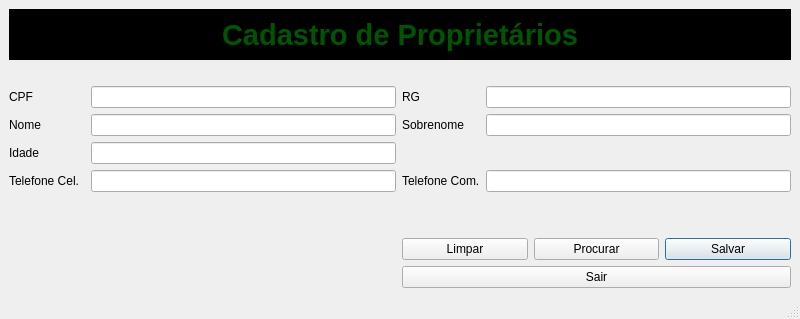
<?xml version="1.0" encoding="UTF-8"?>
<ui version="4.0">
 <class>Proprietarios</class>
 <widget class="QMainWindow" name="Proprietarios">
  <property name="geometry">
   <rect>
    <x>0</x>
    <y>0</y>
    <width>800</width>
    <height>319</height>
   </rect>
  </property>
  <property name="minimumSize">
   <size>
    <width>800</width>
    <height>319</height>
   </size>
  </property>
  <property name="windowTitle">
   <string>Cadastro de Proprietários</string>
  </property>
  <widget class="QWidget" name="centralwidget">
   <layout class="QGridLayout" name="gridLayout">
    <item row="6" column="0">
     <widget class="QLabel" name="label_6">
      <property name="text">
       <string>Telefone Cel.</string>
      </property>
      <property name="buddy">
       <cstring>label_6</cstring>
      </property>
     </widget>
    </item>
    <item row="4" column="2">
     <widget class="QLineEdit" name="txtNome"/>
    </item>
    <item row="10" column="3" colspan="2">
     <layout class="QHBoxLayout" name="horizontalLayout_2">
      <item>
       <widget class="QPushButton" name="btnLimapr">
        <property name="text">
         <string>Limpar</string>
        </property>
       </widget>
      </item>
      <item>
       <widget class="QPushButton" name="btnProcurar">
        <property name="text">
         <string>Procurar</string>
        </property>
       </widget>
      </item>
      <item>
       <widget class="QPushButton" name="btnSalvar">
        <property name="text">
         <string>Salvar</string>
        </property>
        <property name="shortcut">
         <string>Ctrl+S</string>
        </property>
        <property name="autoRepeatInterval">
         <number>100</number>
        </property>
        <property name="autoDefault">
         <bool>true</bool>
        </property>
        <property name="default">
         <bool>true</bool>
        </property>
       </widget>
      </item>
     </layout>
    </item>
    <item row="4" column="0">
     <widget class="QLabel" name="label_3">
      <property name="text">
       <string>Nome</string>
      </property>
     </widget>
    </item>
    <item row="8" column="0" colspan="5">
     <spacer name="horizontalSpacer_2">
      <property name="orientation">
       <enum>Qt::Horizontal</enum>
      </property>
      <property name="sizeHint" stdset="0">
       <size>
        <width>40</width>
        <height>20</height>
       </size>
      </property>
     </spacer>
    </item>
    <item row="2" column="4">
     <widget class="QLineEdit" name="txtRG"/>
    </item>
    <item row="2" column="3">
     <widget class="QLabel" name="label_2">
      <property name="text">
       <string>RG</string>
      </property>
     </widget>
    </item>
    <item row="4" column="4">
     <widget class="QLineEdit" name="txtSobrenome"/>
    </item>
    <item row="6" column="3">
     <widget class="QLabel" name="label_7">
      <property name="text">
       <string>Telefone Com.</string>
      </property>
     </widget>
    </item>
    <item row="5" column="0">
     <widget class="QLabel" name="label_5">
      <property name="text">
       <string>Idade</string>
      </property>
     </widget>
    </item>
    <item row="7" column="0" colspan="5">
     <spacer name="horizontalSpacer_3">
      <property name="orientation">
       <enum>Qt::Horizontal</enum>
      </property>
      <property name="sizeHint" stdset="0">
       <size>
        <width>40</width>
        <height>20</height>
       </size>
      </property>
     </spacer>
    </item>
    <item row="2" column="2">
     <widget class="QLineEdit" name="txtCpf">
      <property name="toolTipDuration">
       <number>-1</number>
      </property>
      <property name="frame">
       <bool>true</bool>
      </property>
     </widget>
    </item>
    <item row="5" column="2">
     <widget class="QLineEdit" name="txtIdade"/>
    </item>
    <item row="6" column="4">
     <widget class="QLineEdit" name="txtTelCom">
      <property name="clearButtonEnabled">
       <bool>false</bool>
      </property>
     </widget>
    </item>
    <item row="4" column="3">
     <widget class="QLabel" name="label_4">
      <property name="text">
       <string>Sobrenome</string>
      </property>
     </widget>
    </item>
    <item row="1" column="0" colspan="5">
     <spacer name="horizontalSpacer">
      <property name="orientation">
       <enum>Qt::Horizontal</enum>
      </property>
      <property name="sizeHint" stdset="0">
       <size>
        <width>40</width>
        <height>20</height>
       </size>
      </property>
     </spacer>
    </item>
    <item row="6" column="2">
     <widget class="QLineEdit" name="txtTelCel"/>
    </item>
    <item row="0" column="0" colspan="5">
     <widget class="QLabel" name="label_8">
      <property name="font">
       <font>
        <pointsize>22</pointsize>
        <weight>75</weight>
        <bold>true</bold>
       </font>
      </property>
      <property name="styleSheet">
       <string notr="true">background-color: rgb(0, 0, 0);
color: rgb(85, 170, 114);
color: rgb(0, 85, 0);</string>
      </property>
      <property name="text">
       <string>Cadastro de Proprietários</string>
      </property>
      <property name="alignment">
       <set>Qt::AlignCenter</set>
      </property>
     </widget>
    </item>
    <item row="2" column="0">
     <widget class="QLabel" name="label">
      <property name="text">
       <string>CPF</string>
      </property>
     </widget>
    </item>
    <item row="12" column="3" colspan="2">
     <layout class="QHBoxLayout" name="horizontalLayout_3">
      <item>
       <widget class="QPushButton" name="btnSair">
        <property name="text">
         <string>Sair</string>
        </property>
       </widget>
      </item>
     </layout>
    </item>
   </layout>
  </widget>
  <widget class="QStatusBar" name="statusText">
   <property name="statusTip">
    <string extracomment="Screen Status"/>
   </property>
  </widget>
 </widget>
 <tabstops>
  <tabstop>txtCpf</tabstop>
  <tabstop>txtRG</tabstop>
  <tabstop>txtNome</tabstop>
  <tabstop>txtSobrenome</tabstop>
  <tabstop>txtIdade</tabstop>
  <tabstop>txtTelCel</tabstop>
  <tabstop>txtTelCom</tabstop>
  <tabstop>btnSalvar</tabstop>
  <tabstop>btnSair</tabstop>
  <tabstop>btnLimapr</tabstop>
  <tabstop>btnProcurar</tabstop>
 </tabstops>
 <resources/>
 <connections/>
</ui>
